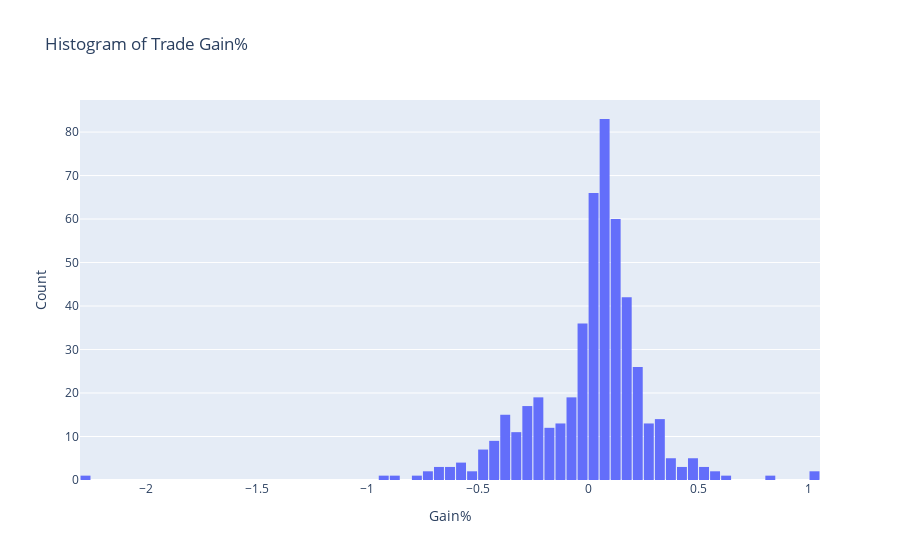

The notebook cell saved with this chart:
### Code cell
trades
# histogram of the trade gain%

import plotly.express as px
import plotly.graph_objects as go

fig = px.histogram(trades, x="Gain%", nbins=100, title="Histogram of Trade Gain%")
fig.update_layout(
    xaxis_title="Gain%",
    yaxis_title="Count",
    bargap=0.1
)
fig.show()

### Figure 1 — Plotly figure (JSON) as saved in the notebook; plotly's stock layout.template omitted (floating-point values rounded to 4 significant figures; data arrays with more than 128 entries replaced by an {"elided": "..."} marker saying what was removed)
{"data": [{"alignmentgroup": "True", "bingroup": "x", "hovertemplate": "Gain%=%{x}<br>count=%{y}<extra></extra>", "legendgroup": "", "marker": {"color": "#636efa", "pattern": {"shape": ""}}, "name": "", "nbinsx": 100, "offsetgroup": "", "orientation": "v", "showlegend": false, "type": "histogram", "x": {"elided": "502 float values"}, "xaxis": "x", "yaxis": "y"}], "layout": {"bargap": 0.1, "barmode": "relative", "legend": {"tracegroupgap": 0}, "title": {"text": "Histogram of Trade Gain%"}, "xaxis": {"anchor": "y", "domain": [0, 1], "title": {"text": "Gain%"}}, "yaxis": {"anchor": "x", "domain": [0, 1], "title": {"text": "Count"}}}}
